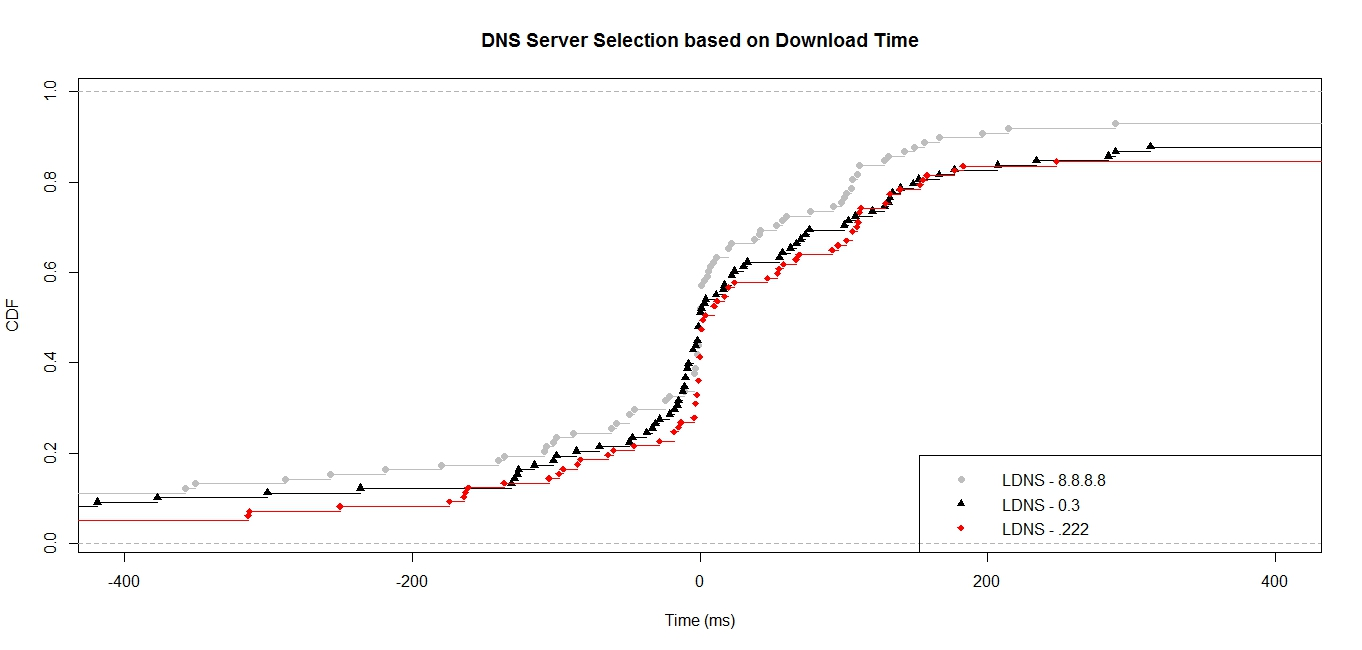

The script that drew this image:
ldns_google <- c(0, -2, -1, -1, 53, 0, 166, -351, -24, -108, 495, 128, -1046, 106, -11070, 1, 142, 0, 9, 111, 131, -1615, 196, -21, -107, -180, 11, 98, 22, 106, -49, -562, -257, -49, -1030, -288, 7, 0, 41, 289, -4, -136, -4, 1, -58, -3, 214, 0, -1000, 105, 38, -88, 20, -1031, 1122, 1141, -1063, -358, 93, -1057, 100, 1191, 1098, -4, 20, -11, 1, 77, 109, -140, 0, -46, 57, 3, -102, 0, 156, 853, -1063, -62, 0, -2, 149, -2, 1, 42, 111, 102, 1, -219, -24, 60, -100, -4, 5, -639, 1545, 6)

ldns_03 <- c(22, -419, -377, 33, -12, -126, 234, 166, -70, -15, 108, 495, 128, -115, -447, 1223, 16, 152, 0, 70, -2, 131, -1112, 76, -813, 17, -5, 11, 134, 22, 4, -102, 535, -86, 1063, -1156, -8, -11, 100, 289, 1224, 73, 284, -1, -47, -10, 1241, 3, -113256, -2014, -3, 139, -33, 702, 962, -31, 2703, -129, 103, -127, -5, 1206, 695, 207, 57, -10, 67, -913, 0, 30, 0, 55, -1, -1, -100, 1, -855, -49, 63, -16, -9, 148, 313, -131, -37, -9, -18, -21, 132, 120, 24, 177, -12, -5, -28, 1014, -301, -236)

ldns_222 <- c(1, -2, -314, -1, 10, -1, -161, -60, -136, -85, -2, 112, -13, 1046, 106, 1223, 1, 129, 1, 1110, 111, 12, -174, 248, -250, -98, 20, -3, 96, 0, 47, -570, -46, 1063, -64, -105, 0, -28, -1604, 1128, -83, 1, 2, 158, -1, 183, 153, -14834, -1099, -18, 139, 20, 1031, 980, -15, 2703, 1049, 92, 906, -3, 1369, 968, -3, 58, 2, 67, 69, 109, 132, 0, 55, 4, 1, -164, 1, 54, 17, 912, 110, -4, -163, -313, -95, 0, 106, 111, 102, 132, -989, 24, 177, 0, -18, 10, 873, 155, 1085)

ldns_google_val = ecdf(ldns_google)
ldns_03_val = ecdf(ldns_03)
ldns_222_val = ecdf(ldns_222)

plot(ldns_google_val, lty=1, col="grey", pch = 16, xlab="Time (ms)", ylab="CDF", main="DNS Server Selection based on Download Time", xlim=c(-400, 400))
lines(ldns_03_val, pch = 17, col = "black")
lines(ldns_222_val, pch = 18, col = "red")

legend("bottomright",  pch = c(16, 17, 18), legend=c("LDNS - 8.8.8.8", "LDNS - 0.3", "LDNS - .222"), col=c("grey", "black", "red"))
